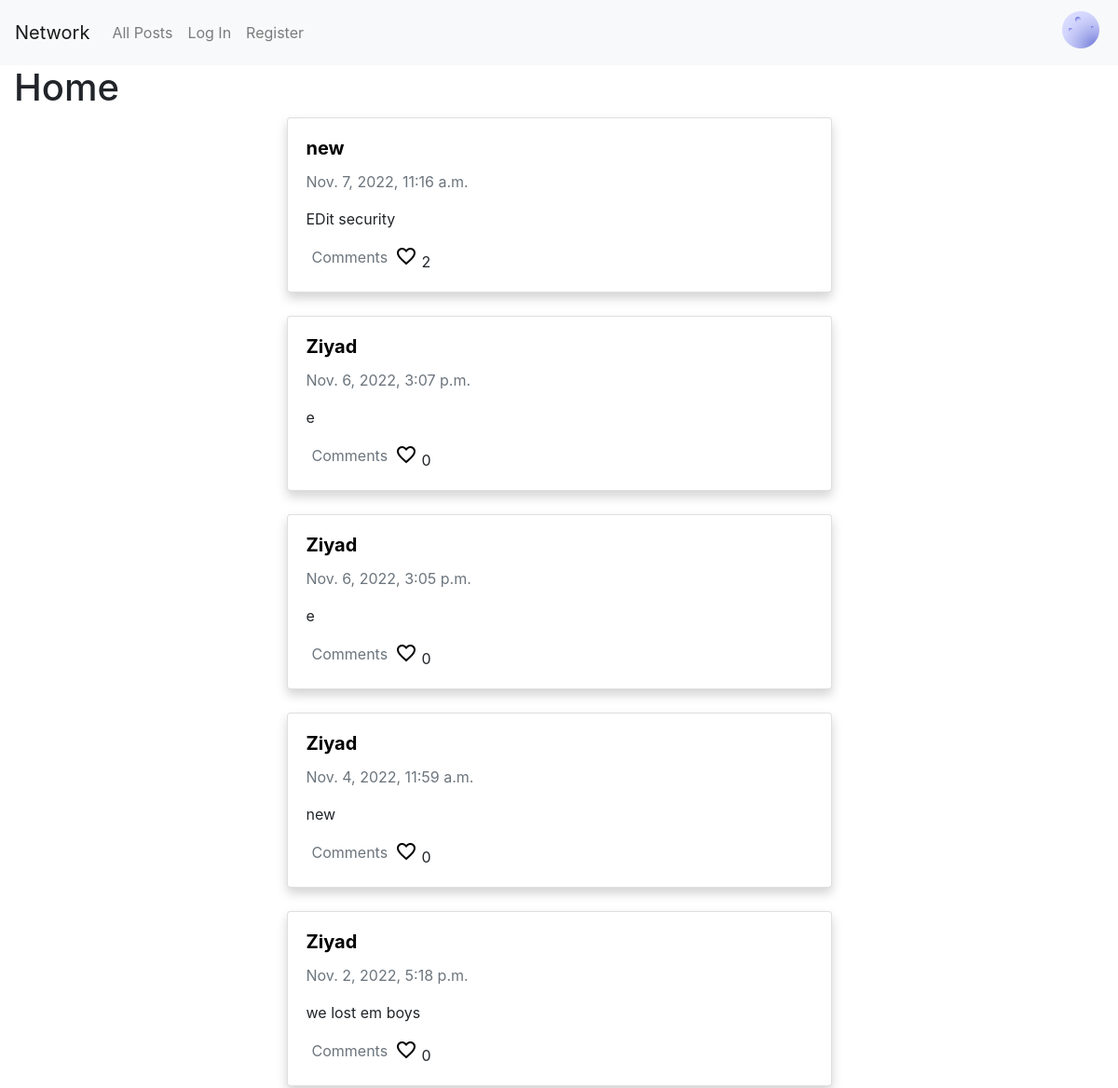
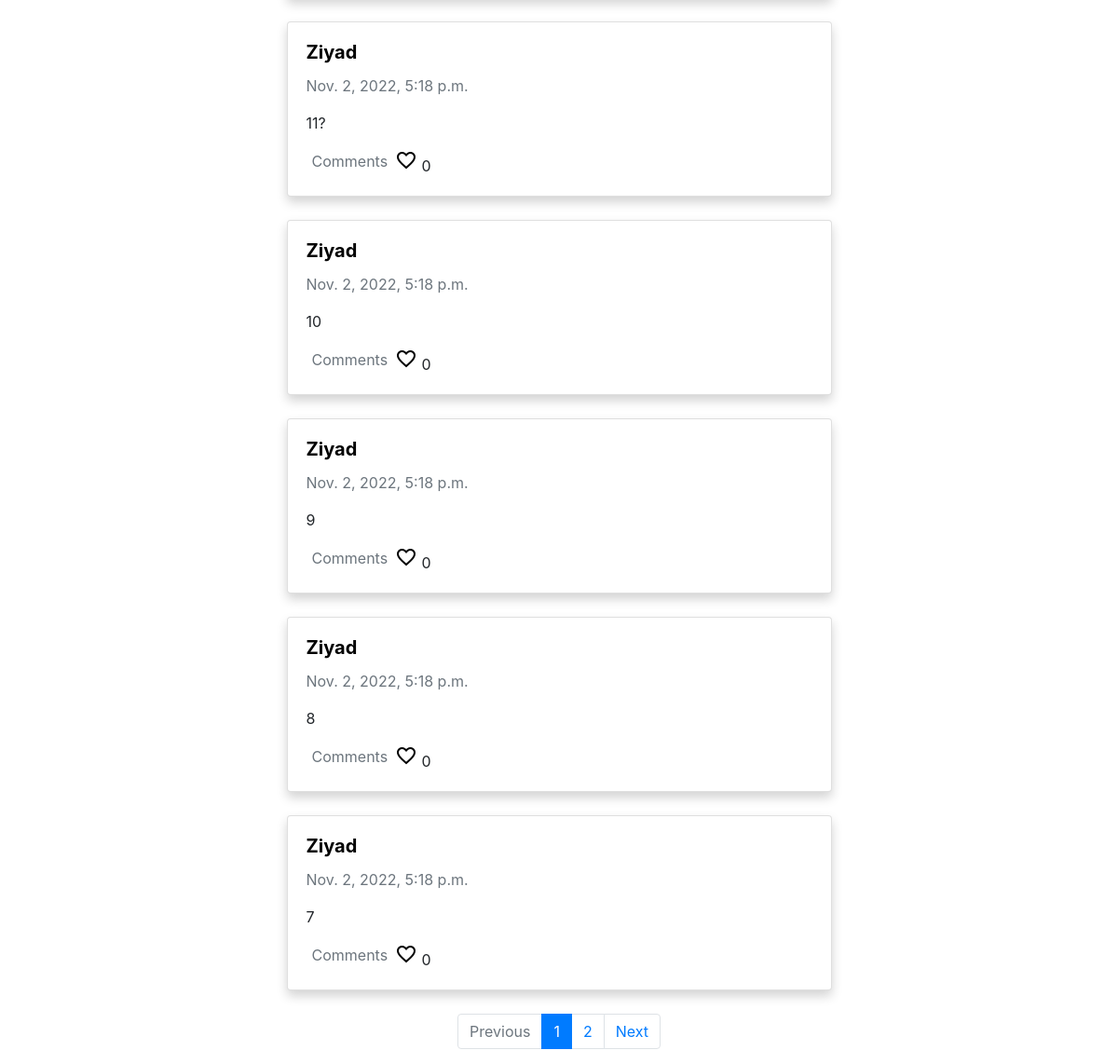
Before: / with the older database file (2 pictures, top to bottom).
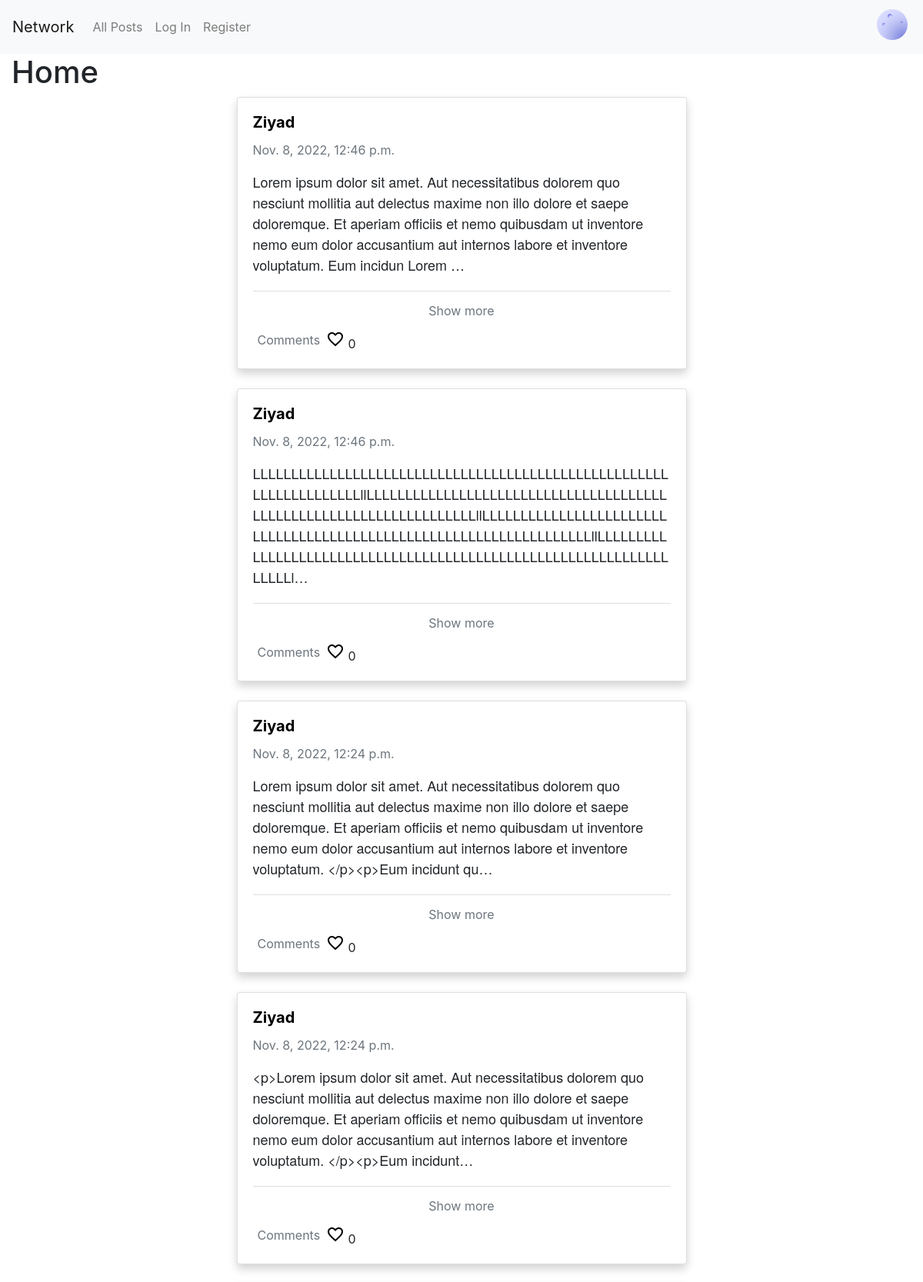
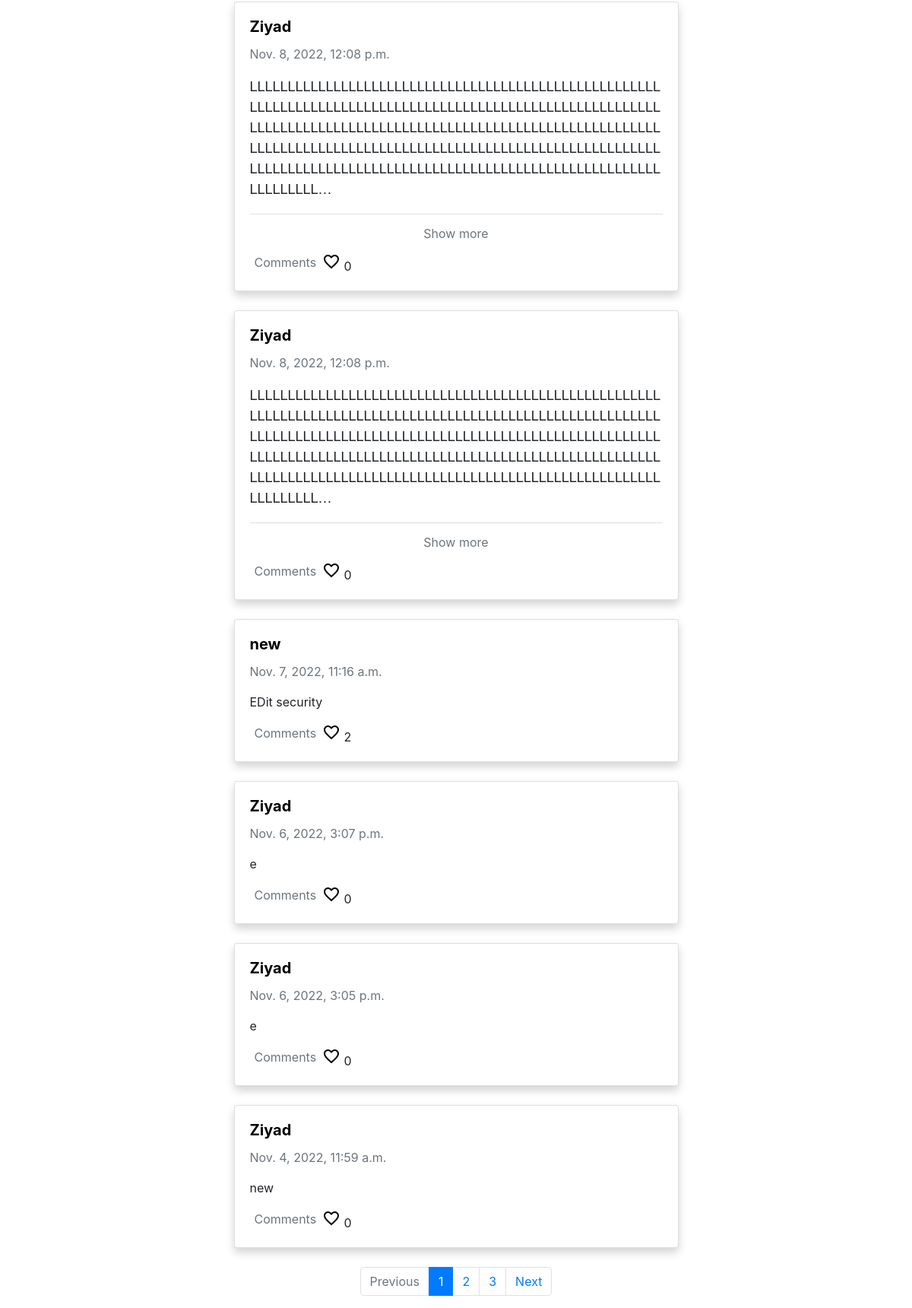
After: the same page with the newer database file (2 pictures, top to bottom).
### network/models.py (models this page shows, shortened)
class Post(models.Model):
    user = models.ForeignKey(User, on_delete=models.CASCADE, related_name="posts")
    content = models.CharField(max_length=120)
    timestamp = models.DateTimeField(auto_now_add=True)
    likes = models.ManyToManyField(User, blank=True, related_name="likes")

class User(AbstractUser):
    pass

### network/views.py (the view)
# urls.py: path("", views.index, name="index"),
def index(request):
    posts = Post.objects.all().order_by('-timestamp')
    paginator = Paginator(posts, 10)
    page_number = request.GET.get('page')
    page_obj = paginator.get_page(page_number)
    user = request.user
    comments = Comment.objects.all().order_by('-timestamp')
    content = []
    for post in posts:
        content.append(post.content)
    return render(request, "network/index.html", {
        "page_obj": page_obj,
        "user": user,
        "comments": comments,
        "content": content
    })

### network/templates/network/index.html (shortened to what this page needs)
{% extends "network/layout.html" %}
{% load static %}
{% block body %}
    <div class="col">
        <h1>Home</h1>
    </div>
   <div id="feed">
      {% for post in page_obj %}
        <div class="col">
          <div class="card" id="card-posts">
            <div class="card-body">
              <h5 class="card-title">
                <a style="color: black;" href="{% url 'profile' post.user %}">
                  <strong>{{ post.user }}</strong>
                </a>
              </h5>
              <p class="card-text text-muted"> {{ post.timestamp }} </p>
              {% if post.content|length > 280 %}
              <div class="content">
                <p class="card-text" id="content{{ post.id }}">{{ post.content|truncatechars:280 }}</p>
              </div>
              <div class="card-footer">
                <button id="show-more{{post.id}}" class="link text-muted" onclick="showMore('{{post.id}}')"> Show more </a>
              </div>
              {% else %}
              <p class="card-text" id="content{{ post.id }}">{{ post.content }}</p>
              {% endif %}
              <div class="row">
                <div class="col-2">
                  <button class="link text-muted" onclick="comment('{{post.id}}')"> Comments </a>
                </div>
                <div class="col-3" id="like{{post.id}}">
                    {% if user in post.likes.all %}
                      <input type="image" src="{% static 'network/heart.png' %}" id="button-like" onclick="like('{{ post.id }}','{{post.likes.count}}',true)" alt="...">
                      <span id="like-count">{{post.likes.count}}</span>
                    {% else %}
                      <input type="image" src="{% static 'network/heart-empty.png' %}" id="like-button{{post.id}}" onclick="like('{{ post.id }}','{{post.likes.count}}',false)" alt="...">
                      <span id="like-count">{{post.likes.count}}</span>
                    {% endif %}
                  </div>
              </div>
            </div>
          </div>
        </div>
      {% endfor %}
   </div>
<div id="next">
  <nav aria-label="page-nav">
      <ul class="pagination justify-content-center">
        {% if page_obj.has_previous %}
          <li class="page-item">
            <a class="page-link" href="?page={{ page_obj.previous_page_number }}" tabindex="-1" aria-disabled="true">Previous</a>
          </li>
        {% else %}
          <li class="page-item disabled">
            <a class="page-link" href="#" tabindex="-1" aria-disabled="true">Previous</a>
          </li>
        {% endif %}
        {% for i in page_obj.paginator.page_range %}
          {% if page_obj.number == i %}
            <li class="page-item active" aria-current="page">
              <a class="page-link" href="#">{{ i }} <span class="sr-only">(current)</span></a>
            </li>
          {% else %}
            <li class="page-item"><a class="page-link" href="?page={{ i }}">{{ i }}</a></li>
          {% endif %}
        {% endfor %}
        {% if page_obj.has_next %}
          <li class="page-item">
            <a class="page-link" href="?page={{ page_obj.next_page_number }}">Next</a>
          </li>
        {% else %}
          <li class="page-item disabled">
            <a class="page-link" href="#">Next</a>
          </li>
        {% endif %}
      </ul>
    </nav>
</div>
{% endblock %}

Changed rows visible on the page:
no longer on this page (row unchanged): Post: user "Ziyad", timestamp "Nov. 2, 2022, 5:18 p.m.", content "we lost em boys", likes.count "0"
no longer on this page (row unchanged): Post: user "Ziyad", timestamp "Nov. 2, 2022, 5:18 p.m.", content "11?", likes.count "0"
no longer on this page (row unchanged): Post: user "Ziyad", timestamp "Nov. 2, 2022, 5:18 p.m.", content "10", likes.count "0"
no longer on this page (row unchanged): Post: user "Ziyad", timestamp "Nov. 2, 2022, 5:18 p.m.", content "9", likes.count "0"
no longer on this page (row unchanged): Post: user "Ziyad", timestamp "Nov. 2, 2022, 5:18 p.m.", content "8", likes.count "0"
no longer on this page (row unchanged): Post: user "Ziyad", timestamp "Nov. 2, 2022, 5:18 p.m.", content "7", likes.count "0"
added Post: user "Ziyad", timestamp "Nov. 8, 2022, 12:46 p.m.", content "Lorem ipsum dolor sit amet. Aut necessitatibus dolorem quo nesciunt mollitia aut delectus maxime non illo dolore et saepe doloremque. Et aperiam officiis et nemo quibusdam ut inventore nemo eum dolor accusantium aut internos labore et inventore voluptatum. Eum incidun Lorem …", likes.count "0"
added Post: user "Ziyad", timestamp "Nov. 8, 2022, 12:46 p.m.", content "LLLLLLLLLLLLLLLLLLLLLLLLLLLLLLLLLLLLLLLLLLLLLLLLLLLLLLLLLLLLLLLLLLLLllLLLLLLLLLLLLLLLLLLLLLLLLLLLLLLLLLLLLLLLLLLLLLLLLLLLLLLLLLLLLLLLLLLLLllLLLLLLLLLLLLLLLLLLLLLLLLLLLLLLLLLLLLLLLLLLLLLLLLLLLLLLLLLLLLLLLLLLLLllLLLLLLLLLLLLLLLLLLLLLLLLLLLLLLLLLLLLLLLLLLLLLLLLLLLLLLLLLLLLLLLLLLLLl…", likes.count "0"
added Post: user "Ziyad", timestamp "Nov. 8, 2022, 12:24 p.m.", content "Lorem ipsum dolor sit amet. Aut necessitatibus dolorem quo nesciunt mollitia aut delectus maxime non illo dolore et saepe doloremque. Et aperiam officiis et nemo quibusdam ut inventore nemo eum dolor accusantium aut internos labore et inventore voluptatum. </p><p>Eum incidunt qu…", likes.count "0"
added Post: user "Ziyad", timestamp "Nov. 8, 2022, 12:24 p.m.", content "<p>Lorem ipsum dolor sit amet. Aut necessitatibus dolorem quo nesciunt mollitia aut delectus maxime non illo dolore et saepe doloremque. Et aperiam officiis et nemo quibusdam ut inventore nemo eum dolor accusantium aut internos labore et inventore voluptatum. </p><p>Eum incidunt…", likes.count "0"
added Post: user "Ziyad", timestamp "Nov. 8, 2022, 12:08 p.m.", content "LLLLLLLLLLLLLLLLLLLLLLLLLLLLLLLLLLLLLLLLLLLLLLLLLLLLLLLLLLLLLLLLLLLLLLLLLLLLLLLLLLLLLLLLLLLLLLLLLLLLLLLLLLLLLLLLLLLLLLLLLLLLLLLLLLLLLLLLLLLLLLLLLLLLLLLLLLLLLLLLLLLLLLLLLLLLLLLLLLLLLLLLLLLLLLLLLLLLLLLLLLLLLLLLLLLLLLLLLLLLLLLLLLLLLLLLLLLLLLLLLLLLLLLLLLLLLLLLLLLLLLLLLLLLLLLLLLLLLLL…", likes.count "0"
added Post: user "Ziyad", timestamp "Nov. 8, 2022, 12:08 p.m.", content "LLLLLLLLLLLLLLLLLLLLLLLLLLLLLLLLLLLLLLLLLLLLLLLLLLLLLLLLLLLLLLLLLLLLLLLLLLLLLLLLLLLLLLLLLLLLLLLLLLLLLLLLLLLLLLLLLLLLLLLLLLLLLLLLLLLLLLLLLLLLLLLLLLLLLLLLLLLLLLLLLLLLLLLLLLLLLLLLLLLLLLLLLLLLLLLLLLLLLLLLLLLLLLLLLLLLLLLLLLLLLLLLLLLLLLLLLLLLLLLLLLLLLLLLLLLLLLLLLLLLLLLLLLLLLLLLLLLLLLL…", likes.count "0"
Other visible differences:
new list line: "3"
